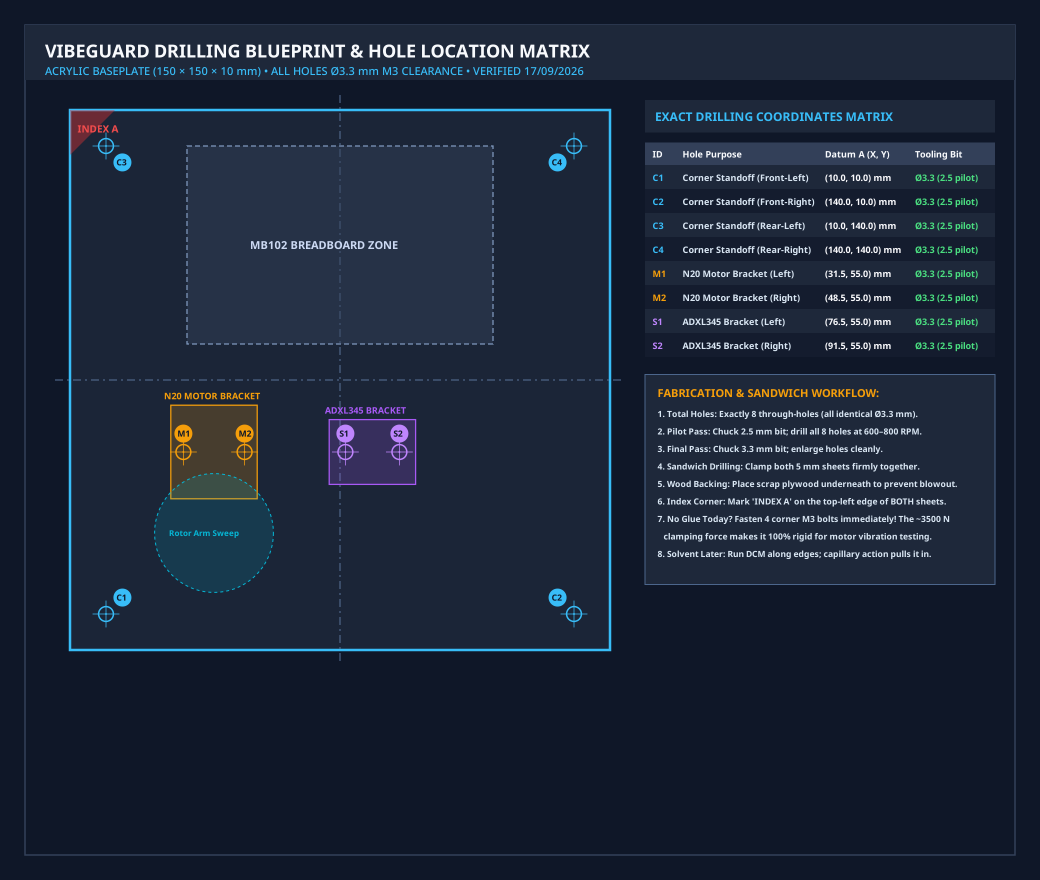
#> input picture VibeGuard_Baseplate_Drilling_Blueprint_Exact.png, 2080 x 1760 px, found by its file name (shown at 1/2 size)
$ python generate_figure4_engineering_sheet.py
#> lines starting #> are read from the running program, lines starting #| are printed output that depends on the picture
import os, struct, math
from PIL import Image, ImageDraw, ImageFont

# [55 lines left out: function render_stl_to_image, not called in this run]

def create_figure4(output_path):
    W, H = 3200, 1800
    sheet = Image.new('RGB', (W, H), '#07111E')
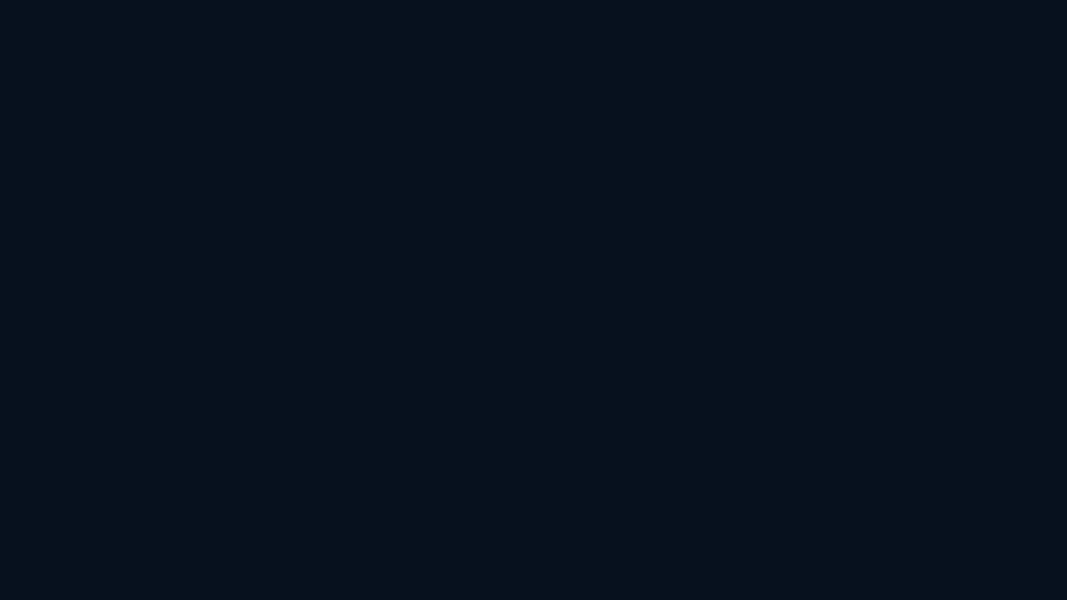
#> sheet: PIL image 3200x1800 RGB (shown at 1/3 size); mean R, G, B 7, 17, 30
    draw = ImageDraw.Draw(sheet)

    # Fonts
    f_path = '/usr/share/fonts/google-noto-vf/NotoSans[wght].ttf'
    font_main_hdr = ImageFont.truetype(f_path, 42)
    font_sub_hdr = ImageFont.truetype(f_path, 20)
    font_sec_hdr = ImageFont.truetype(f_path, 26)
    font_sub_sec = ImageFont.truetype(f_path, 18)
    font_body = ImageFont.truetype(f_path, 18)
    font_bold = ImageFont.truetype(f_path, 20)
    font_small = ImageFont.truetype(f_path, 16)

    # Header Banner
    header_h = 120
    draw.rectangle([(0, 0), (W, header_h)], fill='#0B1E36')
    draw.rectangle([(0, header_h - 4), (W, header_h)], fill='#0284C7')

    draw.text((60, 24), "VIBEGUARD MECHANICAL TESTBED: RIGID BASEPLATE BLUEPRINT & RAPID FABRICATION SPECIFICATION", fill='#FFFFFF', font=font_main_hdr)
    draw.text((60, 78), "Precision Acrylic Drilling Datum, 3D CAD Component Projections (FAB-01 & FAB-02) & Structural Vibration Coupling Architecture", fill='#38BDF8', font=font_sub_hdr)

    # Left Section: Acrylic Baseplate Blueprint
    margin = 50
    left_w = 1600
    panel_y = 150
    panel_h = H - panel_y - margin

    draw.rounded_rectangle([(margin, panel_y), (margin + left_w, panel_y + panel_h)], radius=12, fill='#0B1728', outline='#1E293B', width=2)
    draw.rounded_rectangle([(margin, panel_y), (margin + left_w, panel_y + 56)], radius=12, fill='#112240')
    draw.text((margin + 24, panel_y + 12), "PANEL A: 150 × 150 mm ACRYLIC BASEPLATE DRILLING BLUEPRINT & HOLE LOCATION MATRIX", fill='#38BDF8', font=font_sec_hdr)

    # Embed Blueprint
    bp_path = 'VibeGuard_Baseplate_Drilling_Blueprint_Exact.png'
    if os.path.exists(bp_path):
        bp_img = Image.open(bp_path)
#> bp_img is the input picture: PIL image 2080x1760 RGB; mean R, G, B 28, 38.3, 56
        # fit inside left panel: available w = left_w - 40, h = panel_h - 80
        avail_w = left_w - 40
        avail_h = panel_h - 80
        bp_ratio = min(avail_w / bp_img.width, avail_h / bp_img.height)
#> bp_ratio = 0.75
        new_w, new_h = int(bp_img.width * bp_ratio), int(bp_img.height * bp_ratio)
#> new_w = 1560; new_h = 1320
        bp_resized = bp_img.resize((new_w, new_h), Image.Resampling.LANCZOS)
        paste_x = margin + 20 + (avail_w - new_w) // 2
#> paste_x = 70
        paste_y = panel_y + 68 + (avail_h - new_h) // 2
#> paste_y = 318
        sheet.paste(bp_resized, (paste_x, paste_y))
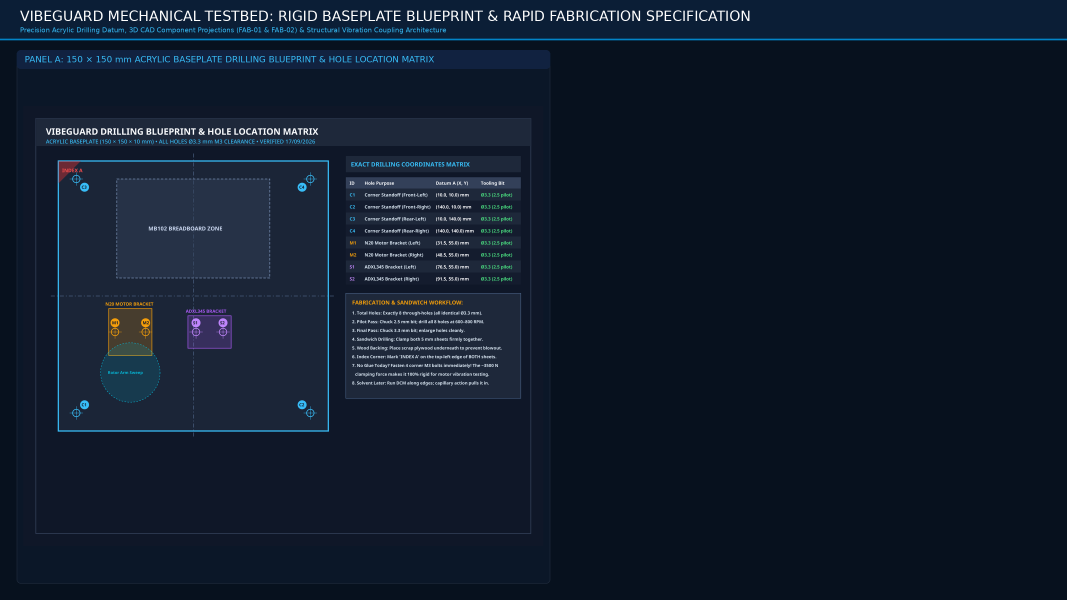
#> sheet: PIL image 3200x1800 RGB (shown at 1/3 size); mean R, G, B 16.2, 27.6, 43.7

    # Right Section: CAD Models and Assembly Specs
    right_x = margin + left_w + 30
    right_w = W - right_x - margin

    # Right Box 1: FAB-01 Eccentric Arm
    box1_h = 480
    draw.rounded_rectangle([(right_x, panel_y), (right_x + right_w, panel_y + box1_h)], radius=12, fill='#0B1728', outline='#1E293B', width=2)
    draw.rounded_rectangle([(right_x, panel_y), (right_x + right_w, panel_y + 50)], radius=12, fill='#064E3B')
    draw.text((right_x + 20, panel_y + 10), "FAB-01: ECCENTRIC ROTOR ARM (3D CAD PROJECTION & UNBALANCE EXCITATION)", fill='#34D399', font=font_sec_hdr)

    stl1 = '07_SEMESTER_EXECUTION/03_Hardware_and_CAD/VibeGuard_Rotor_Arm_D_Shaft.stl'
    if os.path.exists(stl1):
        im_fab01 = render_stl_to_image(stl1, size=(520, 360), rot_x=28, rot_y=42, base_col=(52, 211, 153), edge_col=(5, 150, 105))
        sheet.paste(im_fab01, (right_x + 20, panel_y + 70), im_fab01)

    # FAB-01 Specs Text
    tx_fab01 = right_x + 550
    ty1 = panel_y + 70
    draw.text((tx_fab01, ty1), "CAD GEOMETRIC SPECIFICATIONS:", fill='#A7F3D0', font=font_bold)
    lines_fab01 = [
        "• Part Envelope: 20.25 mm (L) × 8.50 mm (W) × 8.00 mm (D)",
        "• Material & Density: PLA / PETG @ 100% Solid Infill (Rigid)",
        "• Motor Shaft Bore: Ø3.00 mm with 2.50 mm D-flat chord",
        "  - Tight interference press-fit onto N20 motor output shaft",
        "• Counterweight Offset Bore: Ø3.20 mm at 15.00 mm pitch",
        "  - Retains M3 bolt & nut for adjustable eccentric mass (m)",
        "• Centrifugal Unbalance Function: F_c = m · r · ω²",
        "  - Induces calibrated 10.0 Hz 1X harmonic vibration at 600 RPM"
    ]
    for idx, l in enumerate(lines_fab01):
        draw.text((tx_fab01, ty1 + 32 + idx * 30), l, fill='#E2E8F0', font=font_body)

    # Right Box 2: FAB-02 Sensor L-Bracket
    box2_y = panel_y + box1_h + 20
    box2_h = 510
    draw.rounded_rectangle([(right_x, box2_y), (right_x + right_w, box2_y + box2_h)], radius=12, fill='#0B1728', outline='#1E293B', width=2)
    draw.rounded_rectangle([(right_x, box2_y), (right_x + right_w, box2_y + 50)], radius=12, fill='#0C4A6E')
    draw.text((right_x + 20, box2_y + 10), "FAB-02: RIGID SENSOR L-BRACKET (ACOUSTIC COUPLING & ZERO DAMPING)", fill='#38BDF8', font=font_sec_hdr)

    stl2 = '07_SEMESTER_EXECUTION/03_Hardware_and_CAD/VibeGuard_ADXL345_Rigid_Mount.stl'
    if os.path.exists(stl2):
        im_fab02 = render_stl_to_image(stl2, size=(520, 390), rot_x=22, rot_y=-35, base_col=(56, 189, 248), edge_col=(14, 116, 144))
        sheet.paste(im_fab02, (right_x + 20, box2_y + 70), im_fab02)

    # FAB-02 Specs Text
    tx_fab02 = right_x + 550
    ty2 = box2_y + 70
    draw.text((tx_fab02, ty2), "CAD GEOMETRIC SPECIFICATIONS:", fill='#BAE6FD', font=font_bold)
    lines_fab02 = [
        "• Part Envelope: 24.00 mm (W) × 18.00 mm (D) × 22.00 mm (H)",
        "• Material & Density: PLA / PETG @ 100% Solid Infill (Rigid)",
        "• Baseplate Mount Holes (S1, S2): 2× Ø3.30 mm at 15.00 mm pitch",
        "  - Rigidly bolted directly into acrylic 20 mm adjacent to motor",
        "• Upright Sensor Mount Holes: 2× Ø3.20 mm at 15.00 mm pitch",
        "  - Retains ADXL345 PCB flush to vertical wall with M3 hardware",
        "• Triangular Gusset Reinforcement: 90° structural web",
        "  - Elevates bracket natural resonance (>1.6 kHz) far above Nyquist",
        "• ZERO DAMPING MANDATE: Direct rigid mechanical bolting;",
        "  NO rubber/foam grommets. Ensures 100% vibration transmission."
    ]
    for idx, l in enumerate(lines_fab02):
        draw.text((tx_fab02, ty2 + 32 + idx * 30), l, fill='#E2E8F0', font=font_body)

    # Right Box 3: Hardware Integration & Fastener Matrix
    box3_y = box2_y + box2_h + 20
    box3_h = panel_y + panel_h - box3_y
    draw.rounded_rectangle([(right_x, box3_y), (right_x + right_w, panel_y + panel_h)], radius=12, fill='#0B1728', outline='#1E293B', width=2)
    draw.rounded_rectangle([(right_x, box3_y), (right_x + right_w, box3_y + 50)], radius=12, fill='#78350F')
    draw.text((right_x + 20, box3_y + 10), "STRUCTURAL RIG ASSEMBLY & POWER ISOLATION INTEGRATION PROTOCOL", fill='#FDE68A', font=font_sec_hdr)

    # 6 Verified Integration Checkpoints in a 2-column grid
    col_w_b3 = (right_w - 40) // 2
    c1_x = right_x + 15
    c2_x = right_x + 25 + col_w_b3

    items_c1 = [
        ("1. Acrylic Baseplate Sandwich", "Dual-sheet cast acrylic (4.20 mm + 4.60 mm = 8.80 mm net) clamped rigidly at 4 corners. No flexing under 600 RPM."),
        ("2. Grade 8.8 Fasteners & Nyloc", "M3×20 mm hex bolts clamped with DIN 985 Nyloc locking nuts (7.4 thread collar engagement; zero back-out under vibration)."),
        ("3. Low-Noise Sensor Ribbon", "5-wire shielded ribbon harness (3.3V, GND, CS, SCL, SDO) routed directly to MB-102 breadboard; strain-relieved.")
    ]

    items_c2 = [
        ("4. 100% Galvanic Motor Isolation", "12V inductive motor domain has zero electrical return to 3.3V logic (measured open-circuit infinity ohms)."),
        ("5. Back-EMF Flyback Protection", "1N4007 diode clamped anti-parallel directly across N20 motor terminals (+ to -), eliminating inductive kickback."),
        ("6. Inrush & Short-Circuit Safety", "5×20 mm inline 1.0A 250V time-delay fuse and KCD1 master power toggle switch on positive 12V rail.")
    ]

    card_h_b3 = 110
    card_gap_b3 = 14
    start_y_b3 = box3_y + 66

    for idx, (title, desc) in enumerate(items_c1):
        cy = start_y_b3 + idx * (card_h_b3 + card_gap_b3)
        draw.rounded_rectangle([(c1_x, cy), (c1_x + col_w_b3, cy + card_h_b3)], radius=8, fill='#111C2E', outline='#1E293B', width=1)
        draw.text((c1_x + 14, cy + 10), title, fill='#FCD34D', font=font_bold)
        # wrap desc at 58 chars
        words = desc.split()
        l1, l2 = "", ""
        for w in words:
            if len(l1 + " " + w) <= 52:
                l1 = l1 + " " + w if l1 else w
            else:
                l2 = l2 + " " + w if l2 else w
        draw.text((c1_x + 14, cy + 42), l1, fill='#E2E8F0', font=font_small)
        if l2:
            draw.text((c1_x + 14, cy + 70), l2, fill='#E2E8F0', font=font_small)

    for idx, (title, desc) in enumerate(items_c2):
        cy = start_y_b3 + idx * (card_h_b3 + card_gap_b3)
        draw.rounded_rectangle([(c2_x, cy), (c2_x + col_w_b3, cy + card_h_b3)], radius=8, fill='#111C2E', outline='#1E293B', width=1)
        draw.text((c2_x + 14, cy + 10), title, fill='#FCD34D', font=font_bold)
        words = desc.split()
        l1, l2 = "", ""
        for w in words:
            if len(l1 + " " + w) <= 52:
                l1 = l1 + " " + w if l1 else w
            else:
                l2 = l2 + " " + w if l2 else w
        draw.text((c2_x + 14, cy + 42), l1, fill='#E2E8F0', font=font_small)
        if l2:
            draw.text((c2_x + 14, cy + 70), l2, fill='#E2E8F0', font=font_small)

    sheet.save(output_path, quality=95)
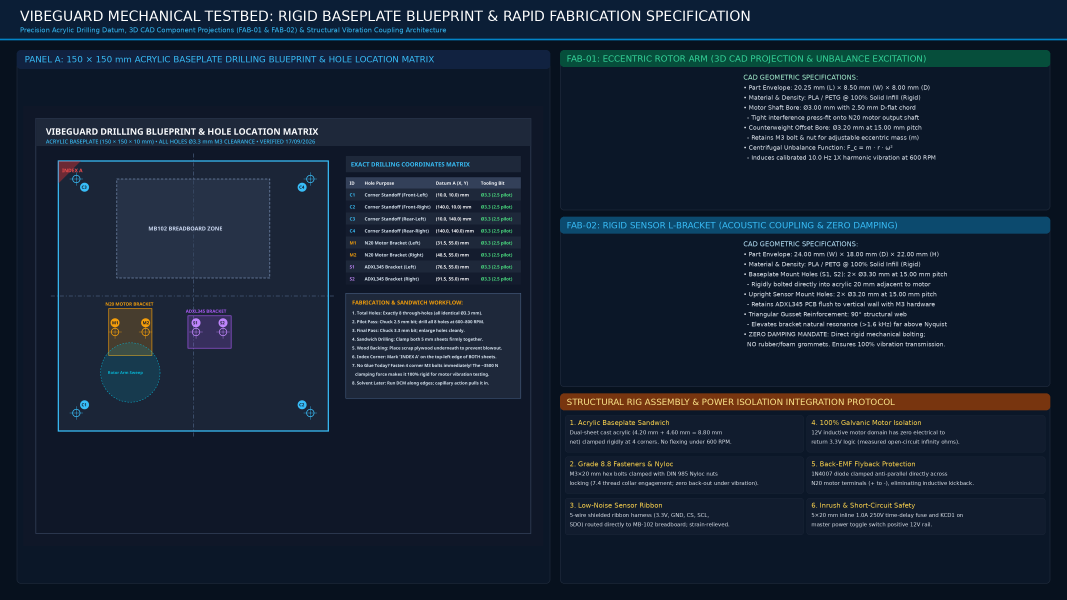
#> saved as VibeGuard_Mechanical_Rig_Engineering_Assembly.png: PIL image 3200x1800 RGB (shown at 1/3 size); mean R, G, B 22.3, 35, 51.4
    print(f"Successfully generated authentic Figure 4 engineering drawing: {output_path}")

if __name__ == '__main__':
    out_fig4 = '/home/paradoxpete/Documents/PROJECT_ORGANIZED/07_SEMESTER_EXECUTION/03_Hardware_and_CAD/VibeGuard_Mechanical_Rig_Engineering_Assembly.png'
    create_figure4(out_fig4)
